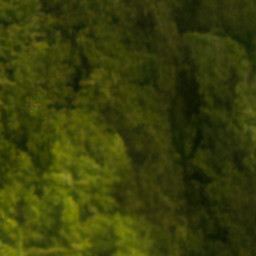
#> input picture gw-memorial-source/tyria/7/0/17.png, 256 x 256 px; its folder holds only this picture in this run
$ python assemble_map.py
#> lines starting #> are read from the running program, lines starting #| are printed output that depends on the picture
#!/usr/bin/env python3
"""Assemble les tuiles GW Memorial PNG/JPG en aperçu ou master PNG."""
from pathlib import Path
from PIL import Image
import argparse


def main():
    parser = argparse.ArgumentParser(description=__doc__)
    parser.add_argument('--map', default='tyria')
    parser.add_argument('--zoom', type=int, default=7)
    parser.add_argument('--preview', action='store_true')
    args = parser.parse_args()

    source = Path('gw-memorial-source') / args.map / str(args.zoom)
    output = Path('assets/maps/masters')
    output.mkdir(parents=True, exist_ok=True)

    tiles = sorted(
        (p for p in source.glob('*/*') if p.is_file() and p.suffix.lower() in {'.png', '.jpg', '.jpeg'}),
        key=lambda p: (int(p.parent.name), int(p.stem))
    )
    if not tiles:
        raise SystemExit(f'Aucune tuile PNG/JPG trouvée : {source}')

    coords = []
    occupied = set()
    for path in tiles:
        try:
            x, y = int(path.stem), int(path.parent.name)
        except ValueError as exc:
            raise SystemExit(f'Coordonnées non numériques : {path}') from exc
        if (x, y) in occupied:
            raise SystemExit(f'Doublon de coordonnées ({x}, {y}) : {path}')
        occupied.add((x, y))
        coords.append((x, y, path))

    min_x = min(x for x, _, _ in coords)
    max_x = max(x for x, _, _ in coords)
    min_y = min(y for _, y, _ in coords)
    max_y = max(y for _, y, _ in coords)

    with Image.open(coords[0][2]) as first:
#> first is the input picture: PIL image 256x256 RGB; mean R, G, B 56.1, 62.1, 9.4
        tile_width, tile_height = first.size
#> tile_width = 256; tile_height = 256

    scale = 0.125 if args.preview else 1
    scaled_width = round(tile_width * scale)
#> scaled_width = 256
    scaled_height = round(tile_height * scale)
#> scaled_height = 256
    columns = max_x - min_x + 1
    rows = max_y - min_y + 1
    canvas = Image.new('RGBA', (columns * scaled_width, rows * scaled_height), (0, 0, 0, 0))
#> canvas: PIL image 7680x512 RGBA; every value is 0

    for i, (x, y, path) in enumerate(coords, 1):
        with Image.open(path) as img:
            if img.size != (tile_width, tile_height):
                raise ValueError(f'Taille incohérente : {path} ({img.size})')
            tile = img.convert('RGBA')
            if args.preview:
                tile = tile.resize((scaled_width, scaled_height), Image.Resampling.LANCZOS)
            canvas.paste(tile, ((x - min_x) * scaled_width, (y - min_y) * scaled_height))
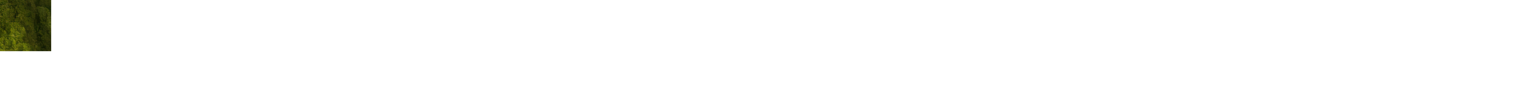
#> canvas: PIL image 7680x512 RGBA (shown at 1/5 size); mean R, G, B, A 0.9, 1, 0.2, 4.2; transparent parts drawn white
        if i % 250 == 0:
            print(f'{i}/{len(coords)} tuiles assemblées')
#> pass 2 of the loop in main, `for i, (x, y, path) in enumerate(coords, 1):`:
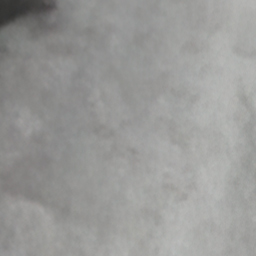
#> input picture gw-memorial-source/tyria/7/1/46.png, 256 x 256 px
#> in main, img is the input picture: PIL image 256x256 RGB; mean R, G, B 152.9, 152.9, 151.1
#> in main, `canvas.paste(tile, ((x - min_x) * scaled_width, (y - min_y) * scaled_h..`:
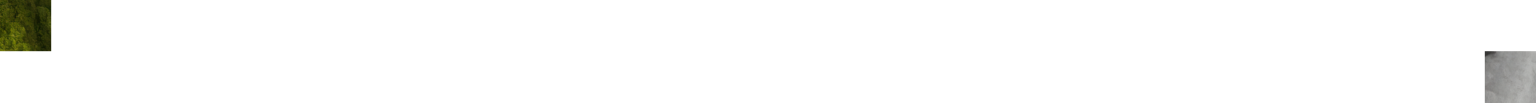
#> canvas: PIL image 7680x512 RGBA (shown at 1/5 size); mean R, G, B, A 3.5, 3.6, 2.7, 8.5; transparent parts drawn white

    suffix = 'preview' if args.preview else 'master'
    destination = output / f'{args.map}-{suffix}.png'
    canvas.save(destination, optimize=True)
    print(f'Image créée : {destination}')
    print(f'Dimensions : {canvas.width} x {canvas.height}')
#| Dimensions : 7680 x 512
    print(f'Tuiles : {len(coords)} / {columns * rows} positions ; X={min_x}..{max_x}, Y={min_y}..{max_y}')


if __name__ == '__main__':
    main()
